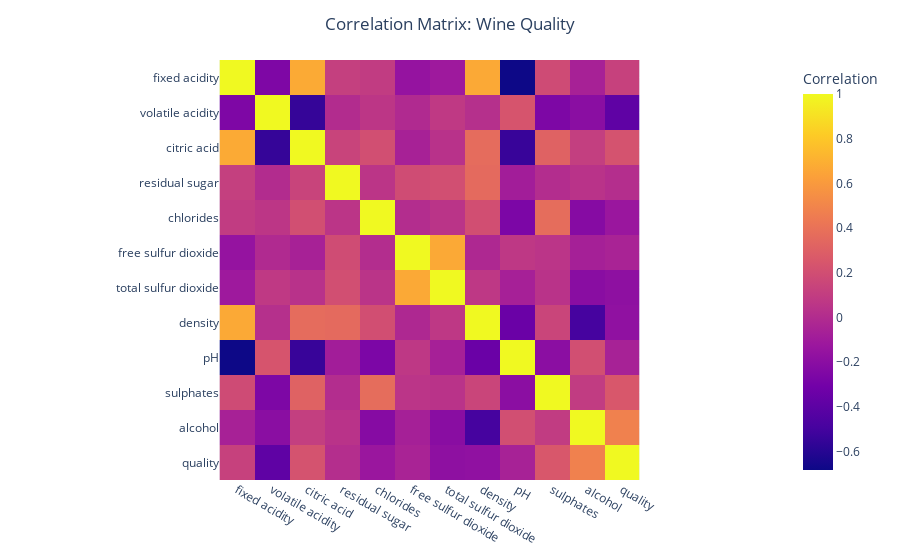

The notebook cell this image was saved under:
### Markdown cell above
Referenced Code for Correlation Matrix:

data=[[1, 25, 30, 50, 1],
      [20, 1, 60, 80, 30],
      [30, 60, 1, 5, 20]]
      
fig = px.imshow(data,
                labels=dict(x="Day of Week", y="Time of Day", color="Productivity"),
                x=['Monday', 'Tuesday', 'Wednesday', 'Thursday', 'Friday'],
                y=['Morning', 'Afternoon', 'Evening']
               )
fig.update_xaxes(side="top")
fig.show()

Modifications made to code:
- specified new color scale 
- added title to graph and positioned graph title

### Code cell
# The pandas corr() method returns a dataframe describing correlations between each feature.
z= df.corr()

# Convert the dataframe to a matrix. In the next step, the image show method (from plotly express) is used to 
z =z.as_matrix()


fig = px.imshow(z,labels=dict(color="Correlation"),
                x=['fixed acidity', 'volatile acidity', 'citric acid', 'residual sugar',
               'chlorides', 'free sulfur dioxide', 'total sulfur dioxide', 'density',
               'pH', 'sulphates', 'alcohol', 'quality'],
                
               y = ['fixed acidity', 'volatile acidity', 'citric acid', 'residual sugar',
               'chlorides', 'free sulfur dioxide', 'total sulfur dioxide', 'density',
               'pH', 'sulphates', 'alcohol', 'quality'],
                
                color_continuous_scale=px.colors.sequential.Plasma)  ## Modified

fig.update_layout(title_text= "Correlation Matrix: Wine Quality",title_x=0.5)   ## Modified code
fig.show()

### Figure 1 — Plotly figure (JSON) as saved in the notebook; plotly's stock layout.template omitted (floating-point values rounded to 4 significant figures; data arrays with more than 128 entries replaced by an {"elided": "..."} marker saying what was removed)
{"data": [{"coloraxis": "coloraxis", "hovertemplate": "x: %{x}<br>y: %{y}<br>Correlation: %{z}<extra></extra>", "type": "heatmap", "x": ["fixed acidity", "volatile acidity", "citric acid", "residual sugar", "chlorides", "free sulfur dioxide", "total sulfur dioxide", "density", "pH", "sulphates", "alcohol", "quality"], "y": ["fixed acidity", "volatile acidity", "citric acid", "residual sugar", "chlorides", "free sulfur dioxide", "total sulfur dioxide", "density", "pH", "sulphates", "alcohol", "quality"], "z": {"elided": "12x12 float values"}}], "layout": {"coloraxis": {"colorbar": {"title": {"text": "Correlation"}}, "colorscale": [[0, "#0d0887"], [0.1111, "#46039f"], [0.2222, "#7201a8"], [0.3333, "#9c179e"], [0.4444, "#bd3786"], [0.5556, "#d8576b"], [0.6667, "#ed7953"], [0.7778, "#fb9f3a"], [0.8889, "#fdca26"], [1, "#f0f921"]]}, "margin": {"t": 60}, "title": {"text": "Correlation Matrix: Wine Quality", "x": 0.5}, "xaxis": {"constrain": "domain", "scaleanchor": "y"}, "yaxis": {"autorange": "reversed", "constrain": "domain"}}}
